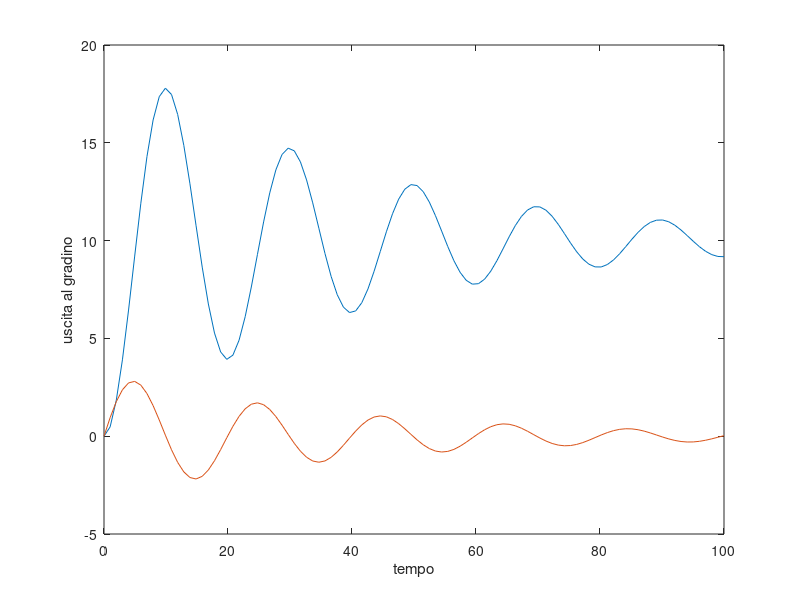
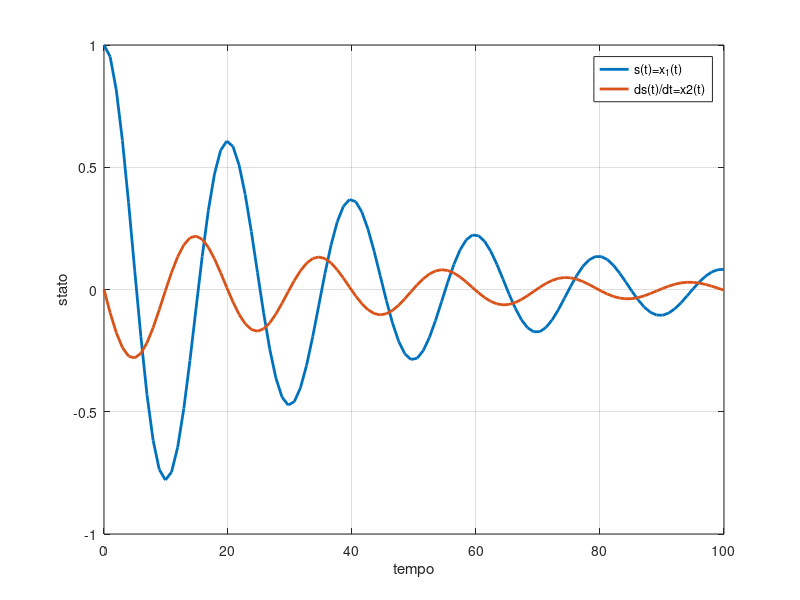
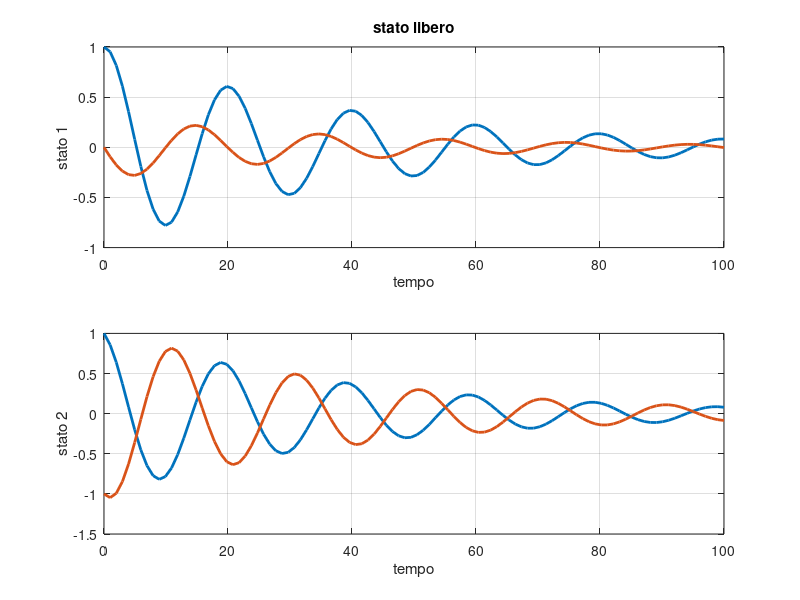
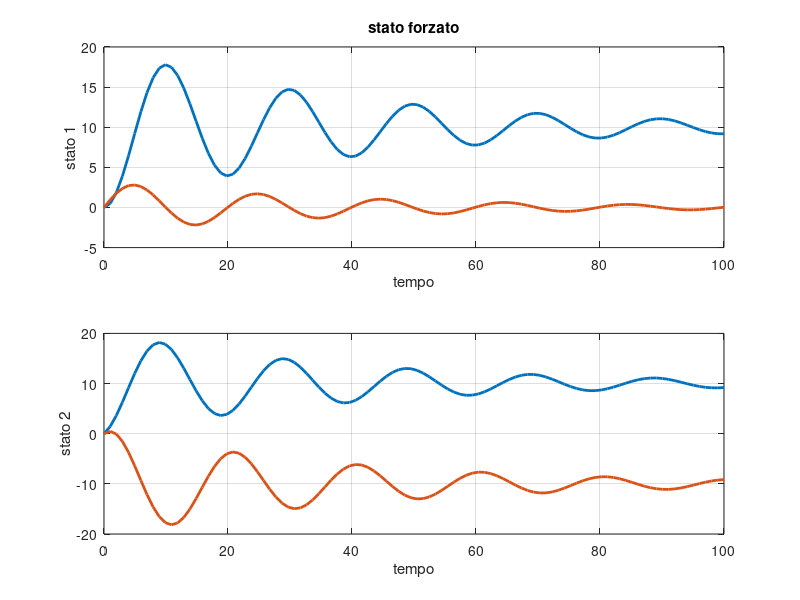

The MATLAB source for these figures, in order: (Note: this script raises an error after producing the figures.)
clear
close all
clc

% sistema massa molla
%% introduciamo i parametri di riferimento
k=0.1;
b=0.05;
m=1;
T=100;

x0=[1 ; 0]; %% il sistema massa molla ha 2 variabili di stato

%% matrici
A= [0 1;-k/m -b/m];
B= [0; 1/m];
C= [1 0];
D= 0;

%% sistema lineare
sys = ss(A,B,C,D);

%% risposta forzata
[yf,timef,xf] = step(sys,T);

figure
plot(timef,xf)
xlabel('tempo')
ylabel('uscita al gradino')

%% evoluzione libera
[y,time,x]=initial(sys,x0,T);

figure
plot(time,x,'LineWidth',2)
xlabel('tempo')
ylabel('stato')
legend('s(t)=x_1(t)','ds(t)/dt=x2(t)')
grid

%% cambiamento di base
TT = [1 1;-1 1];
Atilde = TT*A*inv(TT);
Btilde = TT*B;
Ctilde= C*inv(TT);
Dtilde=0;


sys_tilde = ss(Atilde,Btilde,Ctilde,Dtilde);

% evoluzione libera
[y_t,timet,x_t]=initial(sys_tilde,TT*x0,T);

figure 
subplot(2,1,1)
plot(time,x,'LineWidth',2)
xlabel('tempo')
ylabel('stato 1')
title ('stato libero')

grid
subplot(2,1,2) 
plot(timet,x_t,'LineWidth',2)
xlabel('tempo')
ylabel('stato 2')

grid

 % risposta forzata
[yft,timeft,xft]=step(sys_tilde,T);
figure 

subplot(2,1,1) 
plot(timef,xf,'LineWidth',2) 
xlabel('tempo')
ylabel('stato 1')
title ('stato forzato')
grid
subplot(2,1,2) 
plot(timeft,xft,'LineWidth',2)
xlabel('tempo')
ylabel('stato 2')
grid

% uscita libera
figure 
subplot(2,1,1)
plot(time,y,'LineWidth',2)
xlabel('tempo')
ylabel('uscita libera 1')
title ('uscita libera')

grid
subplot(2,1,2) 
plot(timet,y_t,'LineWidth',2)
xlabel('tempo')
ylabel('uscita libera 2')

grid

% uscita forzata
figure 
subplot(2,1,1)
plot(timef,yf,'LineWidth',2)
xlabel('tempo')
ylabel('uscita forzata 1')
title('uscita forzata')

grid
subplot(2,1,2) 
plot(timeft,yft,'LineWidth',2)
xlabel('tempo')
ylabel('uscita libera 2')

grid

%% risposta a un ingresso sinusoidale
t= 0:0.1:100;
u=sin(t);
plot(t,u)
[yg,tg,xg]=lsim(sys,u,t,x0);

%% simulink to workspace (plot evoluzione libera)
figure
plot(out.Time,out.evlibera)

figure
plot(out.Time,out.rispostaforzata)

